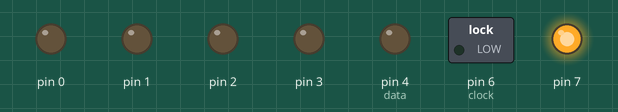
A sketch run on a simulated Arduino Uno, built with avr-gcc and run on an emulated ATmega328P. Parts: switched loads named in the sketch (green lamp = pin HIGH), output pins drawn as LEDs (lit = HIGH). At 0.0 s the program stops and its outputs stay as they are.

Above: at 0.1 s.
Timing chart, 0 to 1.5 s (numbered marks = the images above):
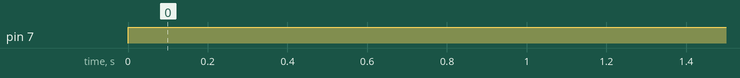

Measured:
- by itself, pin 7: LOW → HIGH at 0.00 s

The sketch:

main.ino
```cpp
const byte data = 4;
const byte latch = 5;
const byte clock = 6;

const byte maskRow[8] = {127, 191, 223, 239, 247, 251, 253, 254};
const byte mask[][8] = {
  {4,10,17,17,31,17,17,17},
  {30,17,17,17,30,17,17,30},
  {31,16,16,16,16,16,16,31},
  {28,18,17,17,17,17,18,28},
  {31,16,16,16,31,16,16,31},
  {31,16,16,16,31,16,16,16},
  {6,9,16,16,19,17,9,6},
  {17,17,17,17,31,17,17,17},
  {31,4,4,4,4,4,4,31},
  {7,1,1,1,1,17,17,14},
  {17,18,20,24,24,20,18,17},
  {16,16,16,16,16,16,16,31},
  {17,27,21,17,17,17,17,17},
  {17,25,25,29,23,19,17,17},
  {14,17,17,17,17,17,17,14},
  {30,17,17,30,16,16,16,16},
  {14,17,17,17,17,21,14,1},
  {30,17,17,28,24,20,18,17},
  {14,17,16,14,1,1,17,14},
  {0,31,4,4,4,4,4,4},
  {17,17,17,17,17,17,17,14},
  {17,17,17,17,17,17,10,4},
  {17,17,17,17,17,21,27,17},
  {17,10,10,4,4,10,10,17},
  {17,10,4,4,4,4,4,4},
  {31,2,2,4,8,8,16,31},
  {0,0,0,0,0,0,0,0}
};

void setup(){
  DDRD = 0xFF;
}

void loop(){
 while(1)
 {
   digitalWrite(7, HIGH);
  // show("AAAAAAAAAAAAA",6);

   }

}

void shift(byte data, byte clock, long value){
  shiftOut(data, clock, LSBFIRST, byte(value));
  shiftOut(data, clock, LSBFIRST, byte(value >> 8));
  shiftOut(data, clock, LSBFIRST, byte(value >> 16));
  shiftOut(data, clock, LSBFIRST, byte(value >> 24));
}

void show(const char* s, int t){ // assume que s tem 4 espaços no final
  unsigned long atual[8] = {0};
  for(byte i = 0; i < 4; ++i){
    for(byte row = 0; row < 8; ++row){
      atual[row] = (atual[row] << 6) | mask[s[i] - 'A'][row];
    }
  }

  for(int i = 4; s[i]; ++i){
    for(int idx = 5; idx >= 0; --idx){
      for(byte row = 0; row < 8; ++row){  // terra da linha row
        atual[row] = (atual[row] & 0x0FFFFFF) | ((long)maskRow[row] << 24);
      }

      for(int j = 0; j < t; ++j){
        for(byte row = 0; row < 8; ++row){
          digitalWrite(latch,LOW);
          shift(data, clock, atual[row]);
          digitalWrite(latch, HIGH);
          delay(2);
        }
      }

      for(byte row = 0; row < 8; ++row){
        atual[row] = (atual[row] << 1) | ((mask[s[i] - 'A'][row] >> idx) & 1);
      }
    }
  }
}
```
